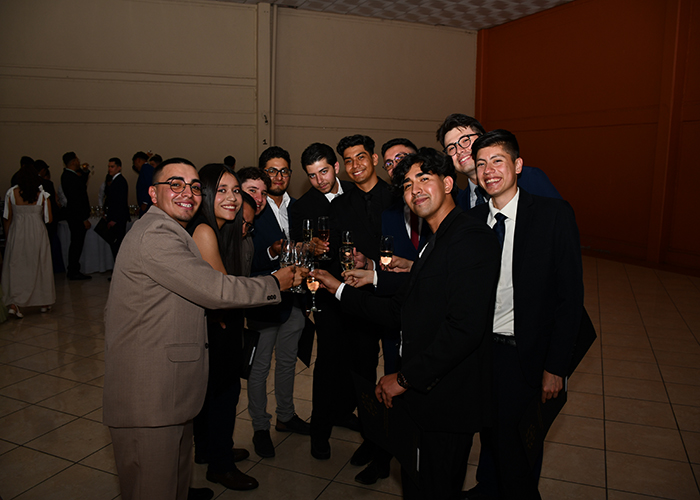
#> input picture mg.JPG, 700 x 500 px, found by its file name
$ python practica1.py
#> lines starting #> are read from the running program, lines starting #| are printed output that depends on the picture
import cv2
import numpy as np

#carga la imagen en escala de grises
img = cv2.imread('C:/graficacion/mg.JPG',0)
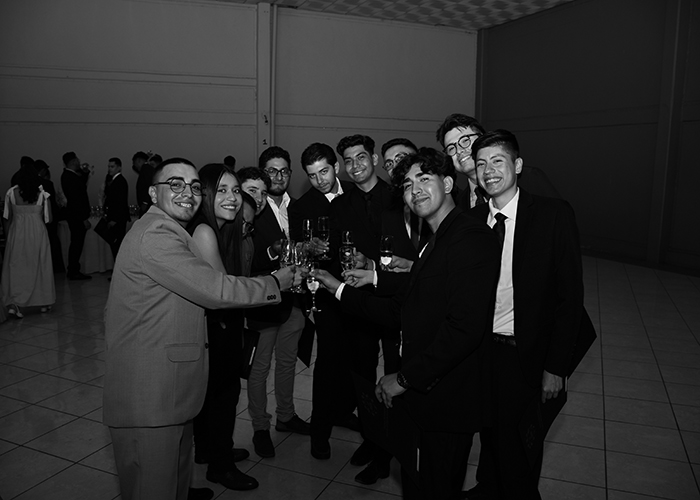
#> img: shape (500, 700); min 0, max 255, mean 40.8

if img is None:
    print("error: no se pudo cargar la imagen")

else:
    img_eq = cv2.equalizeHist (img)
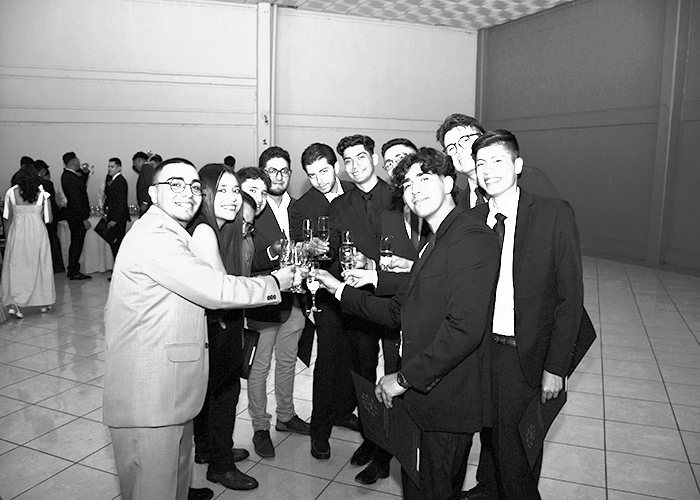
#> img_eq: shape (500, 700); min 0, max 255, mean 127.5
    #muestra las imagenes
    cv2.imshow('original', img)
    cv2.imshow('ecualizada', img_eq)
    #Sesan las pantallas
    cv2.waitKey(0)
    cv2.destroyAllWindows()
